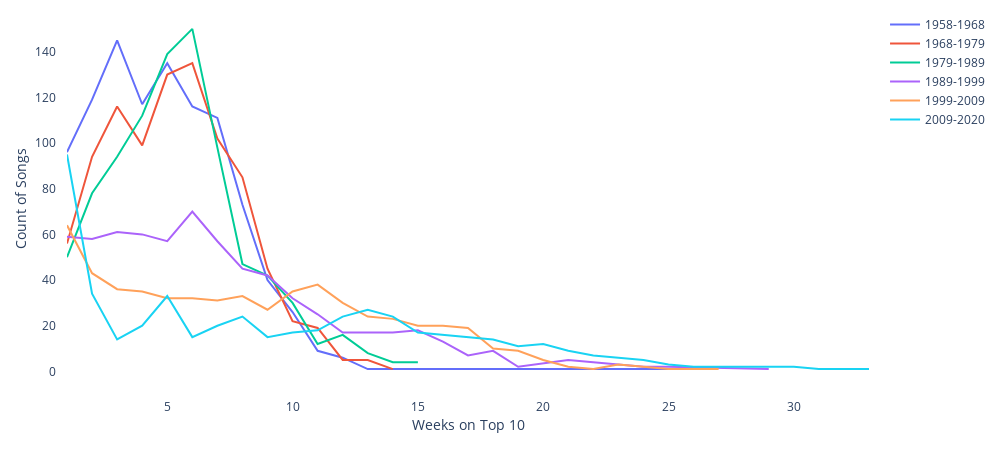

Notebook source saved alongside this figure:
### Code cell
fig = go.Figure()
for i in range(0, len(title_df.columns), 535):
    dct = Counter(Counter([l2 for l1 in title_df.iloc[0:9, i:(i + 535)].values for l2 in l1]).values())
    dct_x = list(dct.keys())
    dct_x.sort()
    fig.add_trace(go.Scatter(x=dct_x,
                             y=[dct.get(i) for i in dct_x],
                             mode='lines',
                             name=chart_dates[i][:4]+'-'+chart_dates[i+534][:4]))
fig.update_layout(width=1000, 
                  height=450, 
                  plot_bgcolor='rgb(255,255,255)',
                  xaxis_title="Weeks on Top 10",
                  yaxis_title="Count of Songs",
                  margin={'l':10, 'r':10, 'b':10, 't':10, 'pad':10})
fig.show()

### Figure 1 — Plotly figure (JSON) as saved in the notebook; plotly's stock layout.template omitted (floating-point values rounded to 4 significant figures)
{"data": [{"mode": "lines", "name": "1958-1968", "type": "scatter", "x": [1, 2, 3, 4, 5, 6, 7, 8, 9, 10, 11, 12, 13, 16, 26], "y": [96, 119, 145, 117, 135, 116, 111, 73, 40, 26, 9, 6, 1, 1, 1]}, {"mode": "lines", "name": "1968-1979", "type": "scatter", "x": [1, 2, 3, 4, 5, 6, 7, 8, 9, 10, 11, 12, 13, 14], "y": [56, 94, 116, 99, 130, 135, 102, 85, 45, 22, 19, 5, 5, 1]}, {"mode": "lines", "name": "1979-1989", "type": "scatter", "x": [1, 2, 3, 4, 5, 6, 7, 8, 9, 10, 11, 12, 13, 14, 15], "y": [50, 78, 94, 112, 139, 150, 98, 47, 42, 30, 12, 16, 8, 4, 4]}, {"mode": "lines", "name": "1989-1999", "type": "scatter", "x": [1, 2, 3, 4, 5, 6, 7, 8, 9, 10, 11, 12, 13, 14, 15, 16, 17, 18, 19, 21, 22, 24, 25, 29], "y": [59, 58, 61, 60, 57, 70, 57, 45, 42, 32, 25, 17, 17, 17, 18, 13, 7, 9, 2, 5, 4, 2, 2, 1]}, {"mode": "lines", "name": "1999-2009", "type": "scatter", "x": [1, 2, 3, 4, 5, 6, 7, 8, 9, 10, 11, 12, 13, 14, 15, 16, 17, 18, 19, 20, 21, 22, 23, 25, 27], "y": [64, 43, 36, 35, 32, 32, 31, 33, 27, 35, 38, 30, 24, 23, 20, 20, 19, 10, 9, 5, 2, 1, 3, 1, 1]}, {"mode": "lines", "name": "2009-2020", "type": "scatter", "x": [1, 2, 3, 4, 5, 6, 7, 8, 9, 10, 11, 12, 13, 14, 15, 16, 17, 18, 19, 20, 21, 22, 23, 24, 25, 26, 28, 29, 30, 31, 32, 33], "y": [95, 34, 14, 20, 33, 15, 20, 24, 15, 17, 18, 24, 27, 24, 17, 16, 15, 14, 11, 12, 9, 7, 6, 5, 3, 2, 2, 2, 2, 1, 1, 1]}], "layout": {"height": 450, "margin": {"b": 10, "l": 10, "pad": 10, "r": 10, "t": 10}, "plot_bgcolor": "rgb(255,255,255)", "width": 1000, "xaxis": {"autorange": true, "range": [1, 33], "title": {"text": "Weeks on Top 10"}, "type": "linear"}, "yaxis": {"autorange": true, "range": [-7.278, 158.3], "title": {"text": "Count of Songs"}, "type": "linear"}}}
